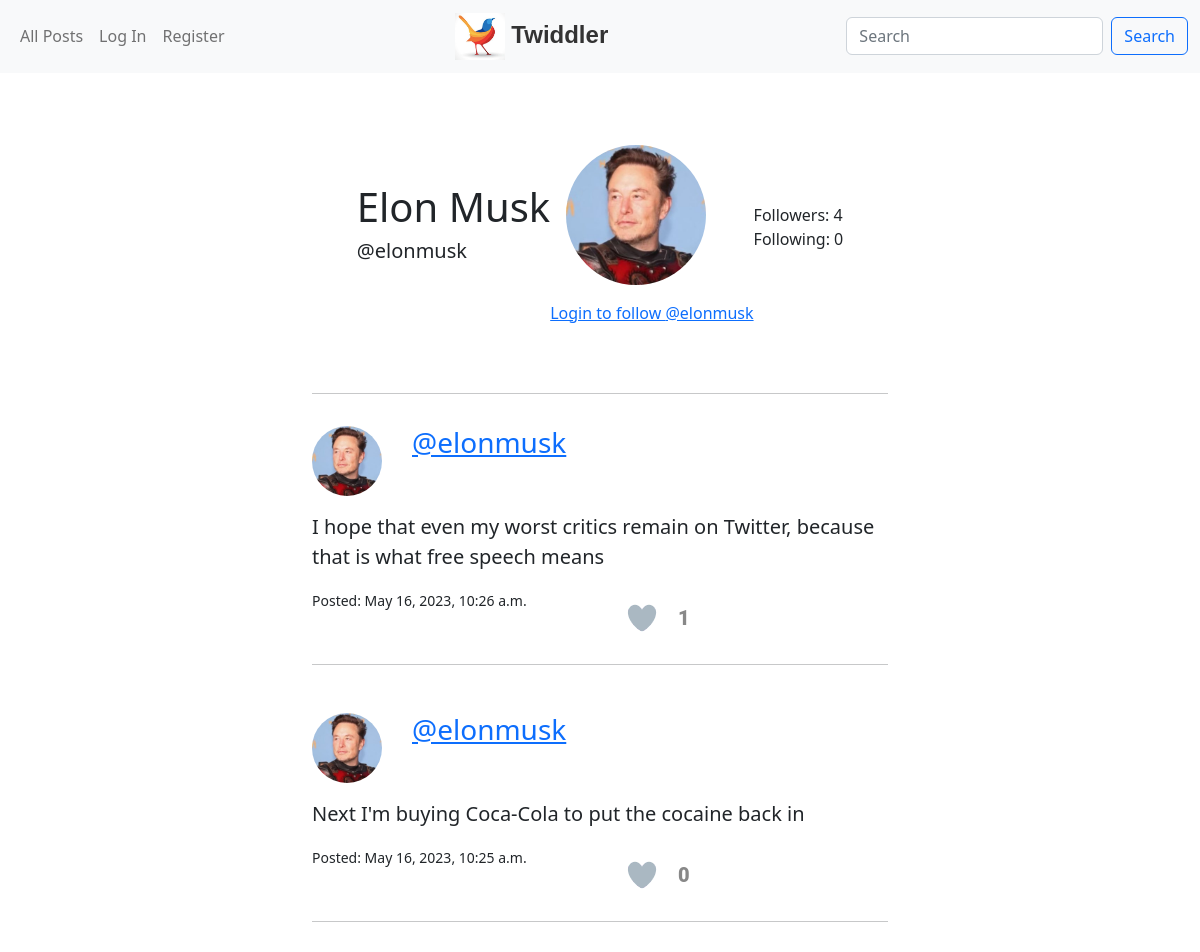
The page /profile/2 on the database its author committed.
### network/models.py (models this page shows, shortened)
class User(AbstractUser):
    profile_picture = models.ImageField(upload_to='network/static/network', blank=True, null=True, default=None)
    bio = models.CharField(max_length=255, default=None, blank=True, null=True)
    handle = models.CharField(max_length=50, blank=True, null=True)
    @property
    def total_followers(self):
        return self.followers.filter(is_followed=True).count()
    @property
    def total_following(self):
        return self.following.filter(is_followed=True).count()
    @property
    def pic_filename(self):
        return os.path.basename(self.profile_picture.name)

class Post(models.Model):
    content = models.TextField()
    created_at = models.DateTimeField(auto_now_add=True)
    updated_at = models.DateTimeField(auto_now_add=True)
    author = models.ForeignKey(User, on_delete=models.CASCADE, related_name='posts')
    class Meta:
        ordering = ['-created_at']
    @property
    def total_likes(self):
        return self.likes.filter(is_like=True).count()
    @property
    def is_liked_by_user_ids(self):
        return self.likes.filter(is_like=True).values_list('user',flat=True)

### network/views.py (the view)
# urls.py: path("profile/<int:id>", views.profile, name="profile"),
def profile(request, id):
    user_profile = User.objects.get(pk = id)
    posts = Post.objects.filter(author = user_profile)
    if request.user.is_authenticated:
        is_following = Follow.objects.filter(follower=request.user, followed=user_profile, is_followed=True).exists()
    else:
        is_following = False
    paginator = Paginator(posts, 10)
    page_number = request.GET.get('page')
    page_obj = paginator.get_page(page_number)
    return render(request, "network/profile.html", {"user_profile" : user_profile, "page_obj" : page_obj, "is_following" : is_following})

### network/templates/network/profile.html (shortened to what this page needs)
{% extends "network/layout.html" %}
{% load static %}
{% block body %}
    <div class="container posts-container pt-1">
        <div class="d-flex justify-content-center align-items-center" style="height: 300px;">
            <div class="d-flex flex-column">
                <h1>{{user_profile.first_name}}  {{user_profile.last_name}}</h1>
                <h5>{{ user_profile.handle }}</h5>
            </div>
            <form method="POST" action="{% url 'follow' id=user_profile.id %}">
                <div class="d-flex flex-column">
                    <img class="rounded-circle img-fluid m-3" id="profile-pic" src="{% static user_profile.pic_filename|default:'missing-profile-picture-icon.png' %}" alt="{{ comment.user.username }}">
                    {% if user.is_authenticated %}
                    {% if user != user_profile %}
                    {% if is_following %}
                    <button class="btn btn-danger my-3" type="submit" name="action" value="unfollow">Unfollow</button>
                    {% else %}
                    <button class="btn btn-success my-3" type="submit" name="action" value="follow">Follow</button>
                    {% endif %}
                    {% else %}
                    <button class="btn btn-secondary my-3" type="submit" name="action" value="follow" disabled>Follow</button>
                    {% endif %}
                    {% else %}
                    <a href="{% url 'login' %}" class="text-primary">Login to follow {{ user_profile.handle }}</a>
                    {% endif %}
                </div>
            </form>
            <div class="d-flex flex-column">
                <span>
                    Followers: {{ user_profile.total_followers }}
                </span>
                <span>
                    Following: {{ user_profile.total_following }}
                </span>
            </div>
        </div>
        <hr>
    </div>
    {% for post in page_obj %}
        <div class="container py-3 posts-container">
            <div class="row">
                <div class="col-2">
                    <img class="rounded-circle img-fluid" id="poster-prof-pic" src="{% static post.author.pic_filename|default:'missing-profile-picture-icon.png' %}" alt="{{ comment.user.username }}">
                </div>
                <div class="col-4">
                    <a href="{% url 'profile' id=post.author.id %}"> <h3>{{ post.author.handle }} </h3> </a>
                </div>
            </div>
            <div class="row">
                <div class="col lead my-3" id="post-{{ post.id }}">{{ post.content }}</div>
            </div>
            <div class="row">
                <div class="col">
                    <small>Posted: {{ post.created_at }}</small>
                </div>
                <div class="like-button col">
                    <div class="heart-bg">
                        {% if user.id in post.is_liked_by_user_ids %}
                            <div class="heart-icon liked" id="heart-icon-{{ post.id }}" onclick="like('{{ post.id }}')" style="background: url('{% static 'network/heart.png' %}')"></div>
                        {% else %}
                            <div class="heart-icon" id="heart-icon-{{ post.id }}" onclick="like('{{ post.id }}')" style="background: url('{% static 'network/heart.png' %}')"></div>
                        {% endif %}
                    </div>
                    <div class="likes-amount" id="likes-amount-{{ post.id }}">{{ post.total_likes }}</div>
                </div>
            </div>
            <hr>
        </div>
        {% empty %} No posts found
    {% endfor %}
{% endblock %}

### network/static/network/styles.css (style rules this page uses)
#poster-prof-pic { width: 70px; }
#profile-pic { width: 140px; }
.posts-container { width: 50%; }
.like-button .heart-icon { height: 100px; width: 100px; background-position: left; cursor: pointer; position: absolute; }
.like-button .heart-bg { background: rgba(255, 192, 200, 0); border-radius: 50%; height: 60px; width: 60px; display: flex; align-items: center; justify-content: center; transition: all 100ms ease; }
.like-button { display: flex; align-items: center; }
.like-button .likes-amount { font-size: 20px; font-family: "Roboto", sans-serif; color: #888; font-weight: 900; margin-left: 6px; }

### rows shown on the page
User: first_name "Elon", last_name "Musk", handle "@elonmusk", profile_picture (picture), total_followers "4", total_following "0"
Post: author.profile_picture (picture), author.handle "@elonmusk", content "I hope that even my worst critics remain on Twitter, because that is what free speech means", created_at "May 16, 2023, 10:26 a.m."
Post: author.profile_picture (picture), author.handle "@elonmusk", content "Next I'm buying Coca-Cola to put the cocaine back in", created_at "May 16, 2023, 10:25 a.m."
